Frame 1 (no input): blank canvas, image omitted
Frame 60 (the mouse pressed at the canvas centre just before this capture): blank canvas, image omitted
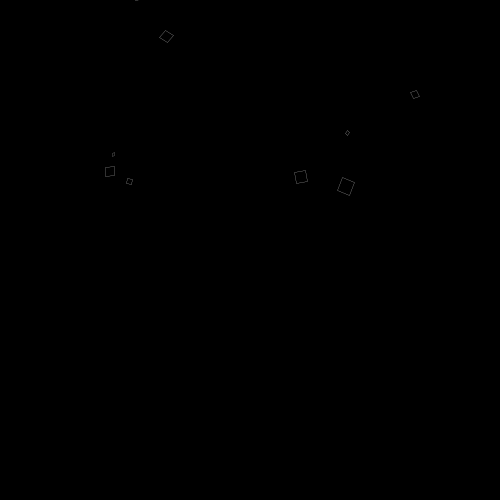
Frame 120 (the mouse held since frame 60 and released just before this capture)

The Processing sketch whose frames 1 and 60 were blank and that drew this single picture after the mouse press (run headless with seeded random() and noise(); from frame 60 on, the mouse is pressed at the canvas centre):

// Processing sketch: processing_102107
// ── processing_102107.pde

/*
Date: 2013-06-13
 Author: Oliver Roberts (oli@programmin.gs)
 Desciption: Prerendered Animation + Interactive Processing action (click + add items)
*/

ArrayList<El> eA;

void setup() {
  size(500, 500);
  eA = new ArrayList();
  for (int a = 0; a < 10; a++) {
    eA.add(new El());
  }
  frameRate(60);
  noCursor();
}

void draw() {
  background (0,0);
  for (int i = 0; i < eA.size(); i++) {
    El e =  eA.get(i);
    e.run();
    if (e.size.x <= 10) {
      eA.remove(e);
    }
  }
}

void mousePressed() {
  for (int a = 0; a < 100; a++) {
    eA.add(new El());
  }
}


class El {
  PVector l;
  PVector rv;
  PVector aC;
  PVector size;
  float angle = 0;
  float arv = 0;
  float aaC;

  color[] pT = {
    #FFFFFF, #FEEF0C, #1EE107, #EF0AF3
  };
  int randNum = int(random(0, pT.length));

  El() {
    l = new PVector(mouseX-50, mouseY-50);
    rv = new PVector(1.5, 0.5);
    aC = new PVector(random(-0.1, 0.1), random(-0.5, 0.05));
    float rS = random(20, 200);
    size = new PVector(rS, rS);
  }

  void update() {
    rv.add(aC);
    l.add(rv);
    aaC = aC.x / 20.0;
    arv += aaC;
    arv = constrain(arv, -0.1, 0.1);
    angle += arv;
    size.y -= 2.1;
    size.x -= 2.1;
  }
  void display() {
    noFill();
    stroke(255);
    pushMatrix();
    translate(l.x, l.y);
    rotate(angle);
    scale(0.2);
    rect(l.x, l.y, size.x, size.y);
    popMatrix();
  }

  void run() {
    update();
    display();
  }
}
